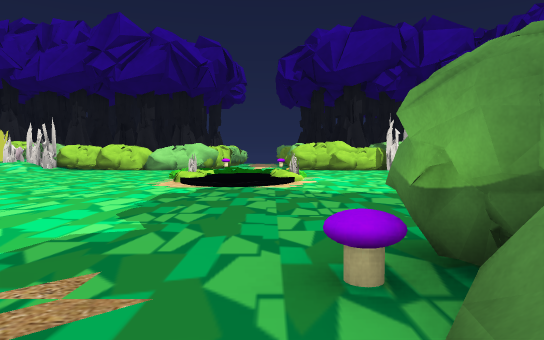
View 1 (above)

24 first-person views from a walk through a Unity game level. The camera is 1.2 m above the floor, tilts 2° down and sees 70° across. The floor is counted in squares, 2 m on a side. Each view is taken from the middle of a square. On the plan, view 1 faces up. The plan holds only what a view shows up to about 11 squares ahead; the rest is blank. The place goes on beyond the plan. The player is left out. Some animated figures are left out. Some surface patterns are stand-ins.

View 2
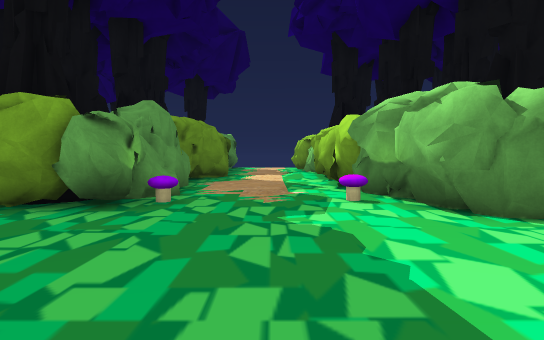

View 3
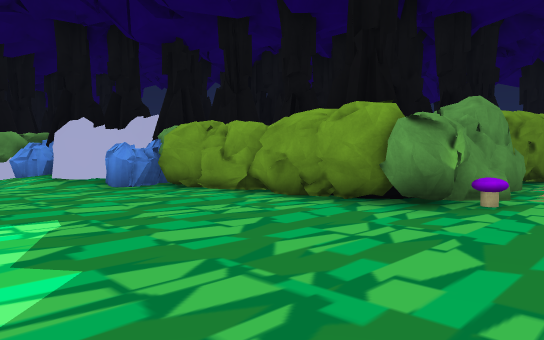

View 4
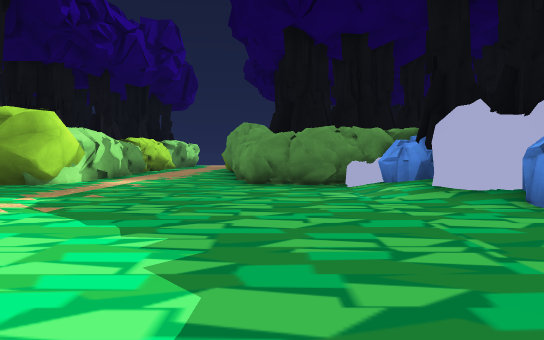

View 5
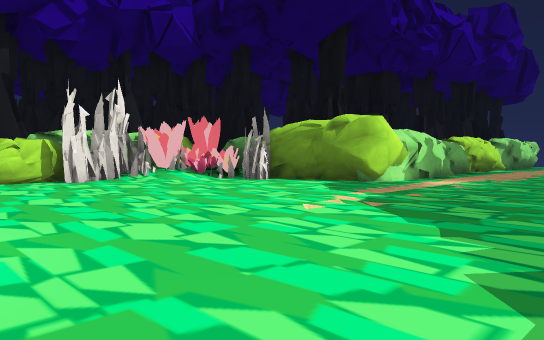

View 6
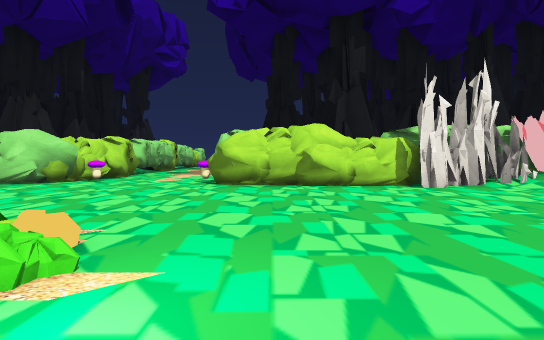

View 7
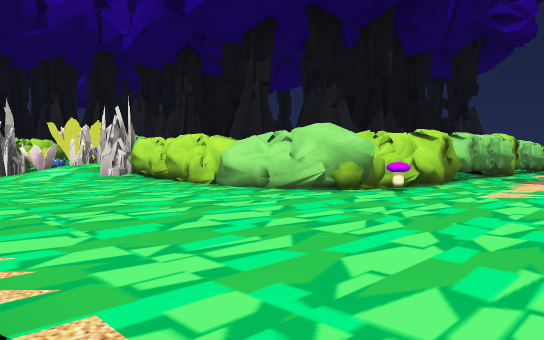

View 8
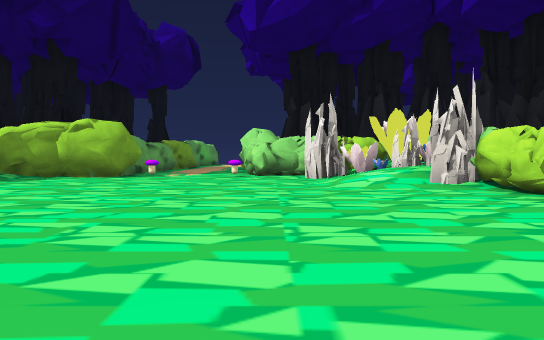

View 9
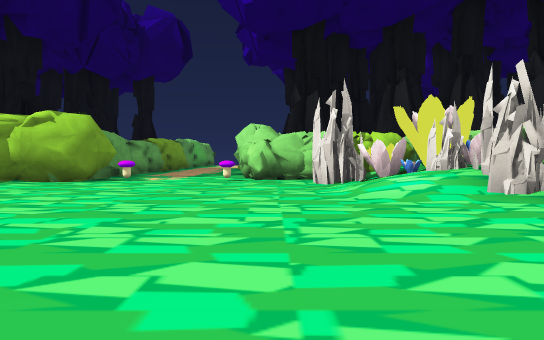

View 10
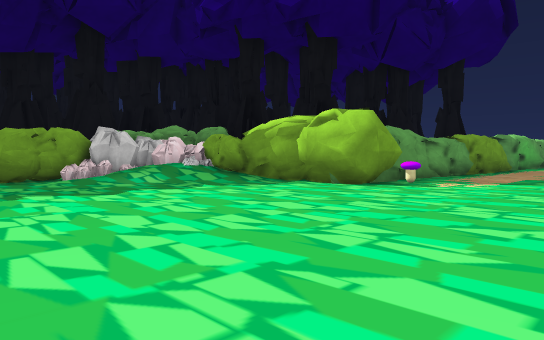

View 11
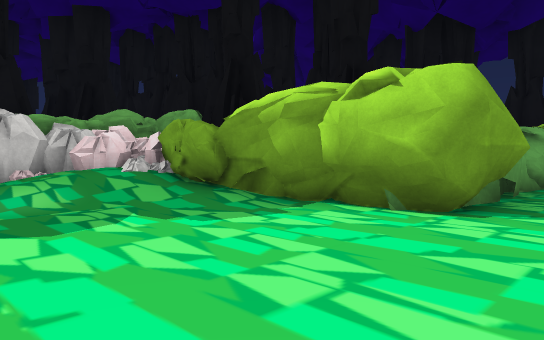

View 12
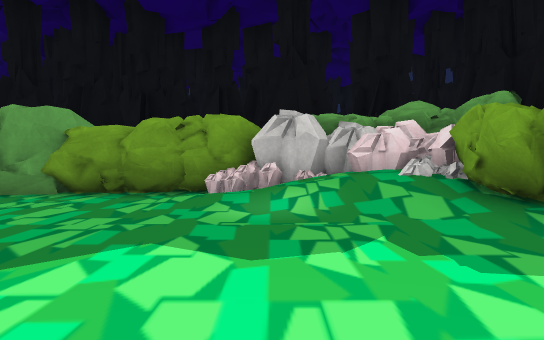

View 13
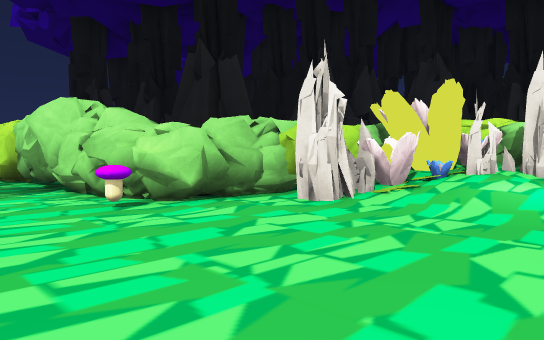

View 14
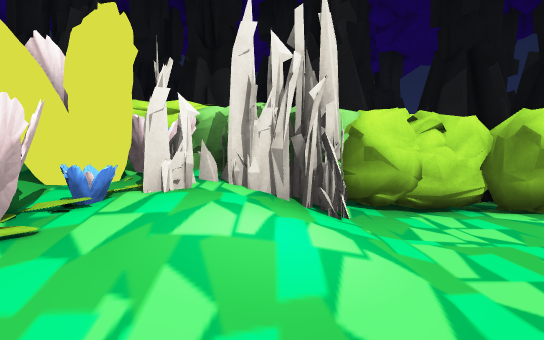

View 15
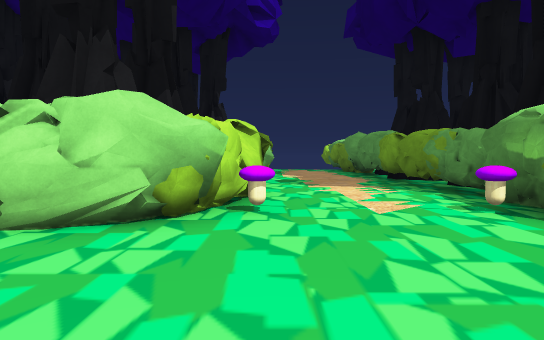

View 16
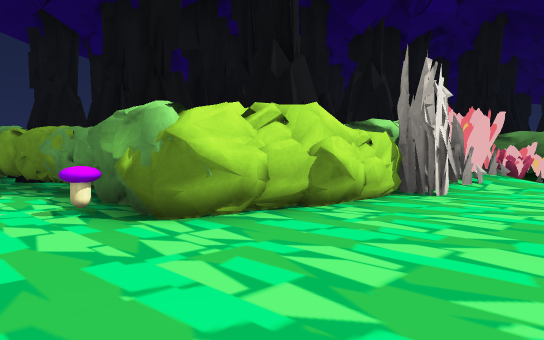

View 17
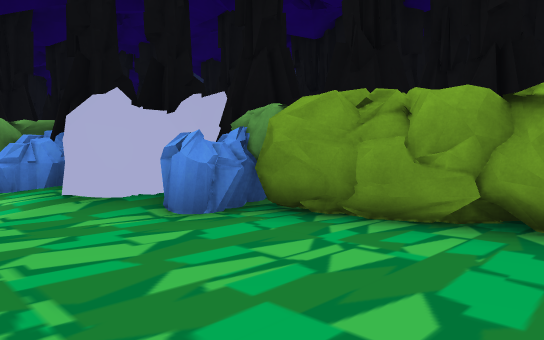

View 18
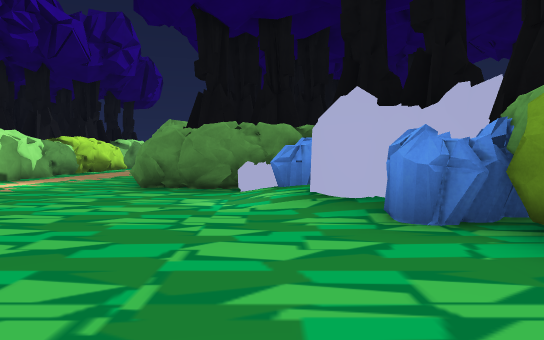

View 19
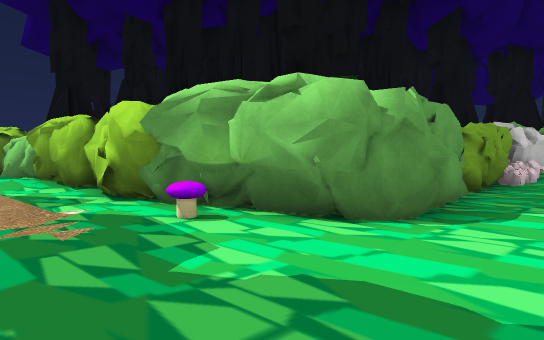

View 20
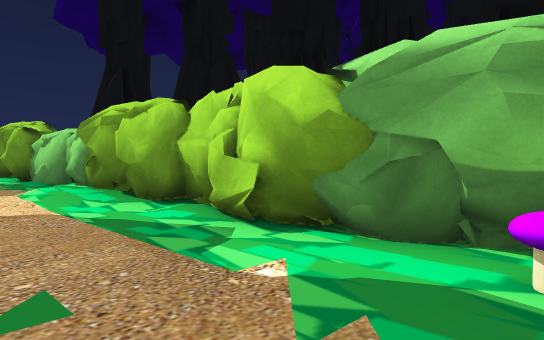

View 21
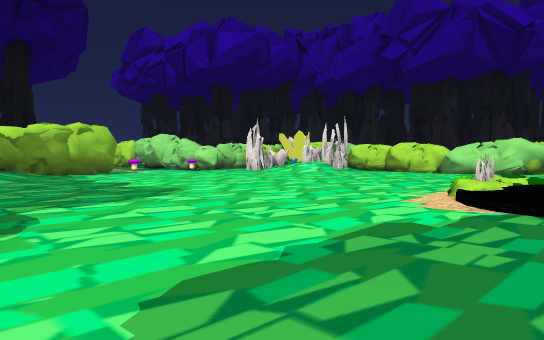

View 22
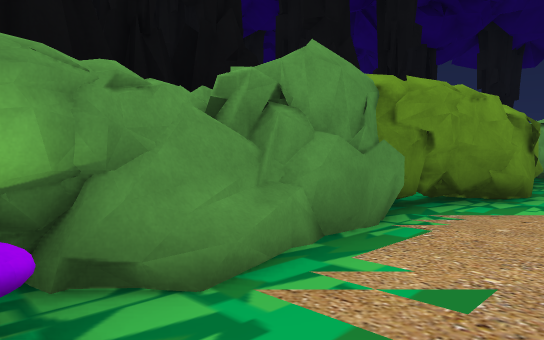

View 23
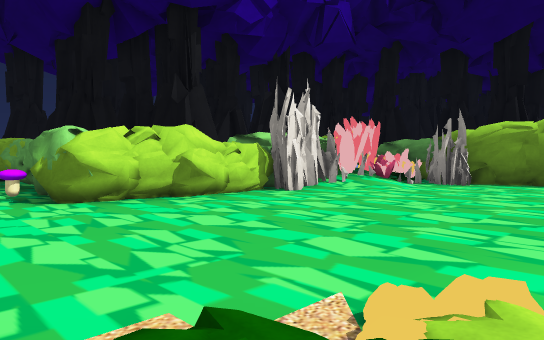

View 24
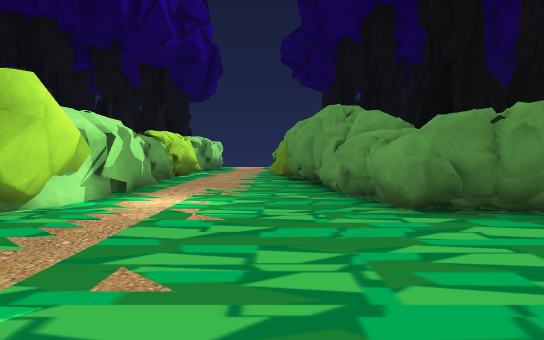

### Floor plan
Key: @ floor where view 1 was taken; # wall or solid block; . main floor; : floor 0.25 m higher than the main floor; / step, stairs or slope; = window, fence, low wall or low ledge; T tree; F flower; O other object.
Columns run from 20 left of view 1 to 16 right of it. Each row starts with its distance up from view 1.
 25           #   OTT  ..OTTT
 24    OOO    T  TT TOO..TTTT
 23    O O TT  T TOT O...OTT T#
 22    O OOT T T  O TO...O TTT
 21      TTTTTT  T OTT...OTT T
 20     TT TT TT TTTTTO..O T T
 19      TT TTTTT T TO...OTT TT
 18        TOTT TT TOO...OOTT
 17      TTO#FOOOOOOO....OOOOOOO O#
 16     TTTTFFF................FOO#
 15      TTOF///.................OO
 14      T OO//...................#
 13       TO......................#     O
 12 O####OO............:..........######O
 11  ................./://...............
 10   ................O  O...............
  9 O  ...#.........../  ................
  8 TO######........../:/...........O###O
  7 TT     #......................OT   T
  6 TT TTT #/.....................OTT TTT
  5 TTTT T #O/................../#OTTTTTT
  4  TTT TTO#///...............:##OTT T
  3  T T  TO###OOO####...O...OO##  T TTT
  2     TTTO###OT    #=..O#TOTTOTTT   TT
  1    TTTTT  TT TT TO...##TTTTTT    TT
  0     T TTTTTT TTTTOO.@##TTT    T  TTT
 -1     TTTT T T T TTO...#  T TT  TT  T
 -2     T  TTTTT T TTO...# TTT  TTTT
 -3     TTTT T      TOO..O TTTT  TT
 -4        TTT      TTO:.# TTTO
 -5                TTTO..# TTTTT

Positions as (right, up) in squares from view 1, and headings:
1: (0, 0), facing up
2: (-1, 7), facing down
3: (-1, 7), facing down-right
4: (2, 7), facing right
5: (2, 7), facing up-right
6: (2, 9), facing up
7: (1, 12), facing up-left
8: (-2, 13), facing left
9: (-4, 13), facing left
10: (-6, 13), facing down-left
11: (-9, 10), facing down-left
12: (-10, 9), facing down
13: (-9, 10), facing up-left
14: (-10, 13), facing up
15: (-2, 14), facing up
16: (-1, 14), facing up-right
17: (3, 6), facing down-right
18: (3, 5), facing right
19: (0, 5), facing down-left
20: (0, 2), facing down-left
21: (0, 3), facing up-left
22: (-1, 2), facing down-right
23: (-1, 11), facing up-right
24: (6, 9), facing right
